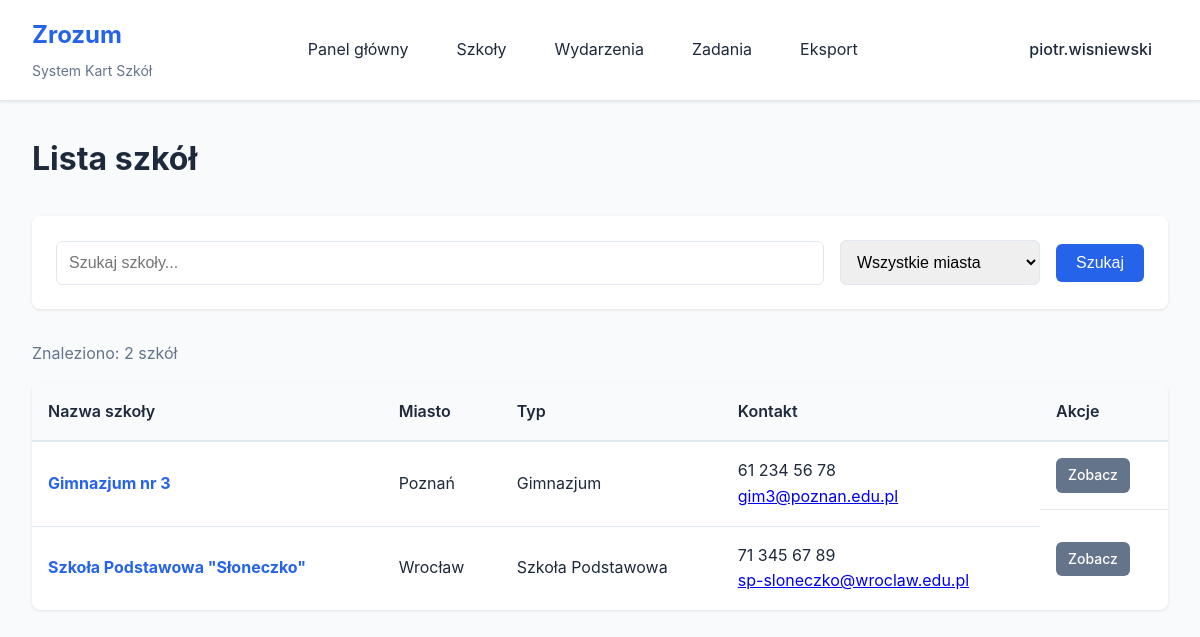
The app's page /schools.php (signed in) with its own data.
### tables this page shows
CREATE TABLE IF NOT EXISTS users (
    id INT AUTO_INCREMENT PRIMARY KEY,
    username VARCHAR(50) UNIQUE NOT NULL,
    email VARCHAR(100) UNIQUE NOT NULL,
    password_hash VARCHAR(255) NOT NULL,
    role ENUM('admin', 'worker', 'call_center') DEFAULT 'worker',
    created_at TIMESTAMP DEFAULT CURRENT_TIMESTAMP,
    updated_at TIMESTAMP DEFAULT CURRENT_TIMESTAMP ON UPDATE CURRENT_TIMESTAMP,
    last_login TIMESTAMP NULL,
    INDEX idx_username (username),
    INDEX idx_email (email)
);

CREATE TABLE IF NOT EXISTS schools (
    id INT AUTO_INCREMENT PRIMARY KEY,
    name VARCHAR(255) NOT NULL,
    address TEXT,
    city VARCHAR(100),
    postal_code VARCHAR(20),
    phone VARCHAR(50),
    email VARCHAR(100),
    website VARCHAR(255),
    school_type VARCHAR(100),
    student_count INT,
    notes TEXT,
    created_at TIMESTAMP DEFAULT CURRENT_TIMESTAMP,
    updated_at TIMESTAMP DEFAULT CURRENT_TIMESTAMP ON UPDATE CURRENT_TIMESTAMP,
    created_by INT,
    FOREIGN KEY (created_by) REFERENCES users(id) ON DELETE SET NULL,
    INDEX idx_name (name),
    INDEX idx_city (city)
);

### config/session.php (called while the page is built, shortened)
<?php
function getCurrentUserId() {
    return $_SESSION['user_id'] ?? null;
}
function getCurrentUser() {
    $pdo = getDBConnection();
    $stmt = $pdo->prepare("SELECT id, username, email, role, created_at FROM users WHERE id = ?");
    $stmt->execute([getCurrentUserId()]);
    return $stmt->fetch();
}
?>

### schools.php (the view, shortened to what this page needs)
<?php
require_once 'config/session.php';
$user = getCurrentUser();
$pdo = getDBConnection();
$search = isset($_GET['search']) ? trim($_GET['search']) : '';
$where = [];
$params = [];
if ($user['role'] !== 'admin') {
    $where[] = "sa.user_id = ?";
    $params[] = $user['id'];
}
$where_clause = !empty($where) ? 'WHERE ' . implode(' AND ', $where) : '';
if ($user['role'] === 'admin') {
    $sql = "SELECT s.* FROM schools s $where_clause ORDER BY s.name";
} else {
    $sql = "
        SELECT s.*
        FROM schools s
        JOIN school_assignments sa ON s.id = sa.school_id
        $where_clause
        ORDER BY s.name
    ";
}
$stmt = $pdo->prepare($sql);
$stmt->execute($params);
$schools = $stmt->fetchAll();
?>
<!DOCTYPE html>
<html lang="pl">
<head>
    <link rel="stylesheet" href="public/css/style.css">
</head>
<body>
    <?php include 'includes/header.php'; ?>
    <div class="container">
        <div class="page-header">
            <h1>Lista szkół</h1>
        </div>
        <div class="search-section">
            <form method="GET" action="schools.php" class="search-form">
                <input type="text" name="search" placeholder="Szukaj szkoły..."
                       value="<?= htmlspecialchars($search) ?>" class="search-input">
                <select name="city" class="filter-select">
                    <option value="">Wszystkie miasta</option>
                </select>
                <button type="submit" class="btn btn-primary">Szukaj</button>
            </form>
        </div>
        <?php if (empty($schools)): ?>
            <p class="no-data">Nie znaleziono szkół.</p>
        <?php else: ?>
            <div class="results-count">
                Znaleziono: <?= count($schools) ?> <?= count($schools) === 1 ? 'szkołę' : 'szkół' ?>
            </div>
            <table class="data-table schools-table">
                <thead>
                    <tr>
                        <th>Nazwa szkoły</th>
                        <th>Miasto</th>
                        <th>Typ</th>
                        <th>Kontakt</th>
                        <th>Akcje</th>
                    </tr>
                </thead>
                <tbody>
                    <?php foreach ($schools as $school): ?>
                    <tr>
                        <td>
                            <a href="school_card.php?id=<?= $school['id'] ?>" class="school-link">
                                <strong><?= htmlspecialchars($school['name']) ?></strong>
                            </a>
                        </td>
                        <td><?= htmlspecialchars($school['city'] ?? '-') ?></td>
                        <td><?= htmlspecialchars($school['school_type'] ?? '-') ?></td>
                        <td>
                            <?php if ($school['phone']): ?>
                                <div><?= htmlspecialchars($school['phone']) ?></div>
                            <?php endif; ?>
                            <?php if ($school['email']): ?>
                                <div><a href="mailto:<?= htmlspecialchars($school['email']) ?>">
                                    <?= htmlspecialchars($school['email']) ?>
                                </a></div>
                            <?php endif; ?>
                        </td>
                        <td class="actions-cell">
                            <a href="school_card.php?id=<?= $school['id'] ?>"
                               class="btn btn-small btn-secondary">Zobacz</a>
                        </td>
                    </tr>
                    <?php endforeach; ?>
                </tbody>
            </table>
        <?php endif; ?>
    </div>
</body>
</html>

### includes/header.php (shortened to what this page needs)
<header class="main-header">
    <div class="header-container">
        <div class="header-left">
            <a href="dashboard.php" class="logo">
                <h1>Zrozum</h1>
                <span>System Kart Szkół</span>
            </a>
        </div>
        <nav class="main-nav">
            <a href="dashboard.php" class="nav-link">Panel główny</a>
            <a href="schools.php" class="nav-link">Szkoły</a>
            <a href="events.php" class="nav-link">Wydarzenia</a>
            <a href="tasks.php" class="nav-link">Zadania</a>
            <a href="export.php" class="nav-link">Eksport</a>
        </nav>
        <div class="header-right">
            <div class="user-menu">
                <span class="user-name"><?= htmlspecialchars($user['username']) ?></span>
            </div>
        </div>
    </div>
</header>

### public/css/style.css (style rules this page uses)
* { margin: 0; padding: 0; box-sizing: border-box; }
:root { --primary-color: #2563eb; --secondary-color: #64748b; --success-color: #10b981; --warning-color: #f59e0b; --error-color: #ef4444; --bg-color: #f8fafc; --text-color: #1e293b; --border-color: #e2e8f0; --shadow: 0 1px 3px 0 rgba(0, 0, 0, 0.1); --shadow-lg: 0 10px 15px -3px rgba(0, 0, 0, 0.1); }
body { font-family: -apple-system, BlinkMacSystemFont, 'Segoe UI', Roboto, 'Helvetica Neue', Arial, sans-serif; background-color: var(--bg-color); color: var(--text-color); line-height: 1.6; }
.main-header { background: white; border-bottom: 1px solid var(--border-color); box-shadow: var(--shadow); position: sticky; top: 0; z-index: 100; }
.header-container { max-width: 1400px; margin: 0 auto; padding: 1rem 2rem; display: flex; align-items: center; justify-content: space-between; }
.header-left .logo { text-decoration: none; color: var(--text-color); }
.header-left h1 { font-size: 1.5rem; color: var(--primary-color); margin-bottom: 0.25rem; }
.header-left span { font-size: 0.875rem; color: var(--secondary-color); }
.main-nav { display: flex; gap: 1rem; }
.nav-link { padding: 0.5rem 1rem; text-decoration: none; color: var(--text-color); border-radius: 0.375rem; transition: background-color 0.2s; }
.user-menu { position: relative; }
.user-name { padding: 0.5rem 1rem; cursor: pointer; font-weight: 500; }
.container { max-width: 1400px; margin: 0 auto; padding: 2rem; }
.btn { display: inline-flex; align-items: center; gap: 0.5rem; padding: 0.625rem 1.25rem; border: none; border-radius: 0.375rem; font-size: 1rem; font-weight: 500; cursor: pointer; text-decoration: none; transition: all 0.2s; }
.btn-primary { background-color: var(--primary-color); color: white; }
.btn-secondary { background-color: var(--secondary-color); color: white; }
.btn-small { padding: 0.375rem 0.75rem; font-size: 0.875rem; }
.page-header { display: flex; align-items: center; justify-content: space-between; margin-bottom: 2rem; }
.page-header h1 { font-size: 2rem; color: var(--text-color); }
.search-section { background: white; padding: 1.5rem; border-radius: 0.5rem; box-shadow: var(--shadow); margin-bottom: 2rem; }
.search-form { display: flex; gap: 1rem; align-items: center; }
.search-input { flex: 1; padding: 0.75rem; border: 1px solid var(--border-color); border-radius: 0.375rem; font-size: 1rem; }
.filter-select { padding: 0.75rem; border: 1px solid var(--border-color); border-radius: 0.375rem; font-size: 1rem; min-width: 200px; }
.results-count { margin-bottom: 1rem; color: var(--secondary-color); }
.data-table { width: 100%; background: white; border-collapse: collapse; box-shadow: var(--shadow); border-radius: 0.5rem; overflow: hidden; }
.data-table thead { background-color: var(--bg-color); }
.data-table th { padding: 1rem; text-align: left; font-weight: 600; color: var(--text-color); border-bottom: 2px solid var(--border-color); }
.data-table td { padding: 1rem; border-bottom: 1px solid var(--border-color); }
.data-table tr:last-child td { border-bottom: none; }
.school-link { color: var(--primary-color); text-decoration: none; font-weight: 500; }
.actions-cell { display: flex; gap: 0.5rem; }

### records on screen
users: username "piotr.wisniewski"
schools: name "Gimnazjum nr 3", city "Poznań", school_type "Gimnazjum", phone "61 234 56 78", email "gim3@poznan.edu.pl"
schools: name "Szkoła Podstawowa \"Słoneczko\"", city "Wrocław", school_type "Szkoła Podstawowa", phone "71 345 67 89", email "sp-sloneczko@wroclaw.edu.pl"

### other values on screen
count($schools) "2"
